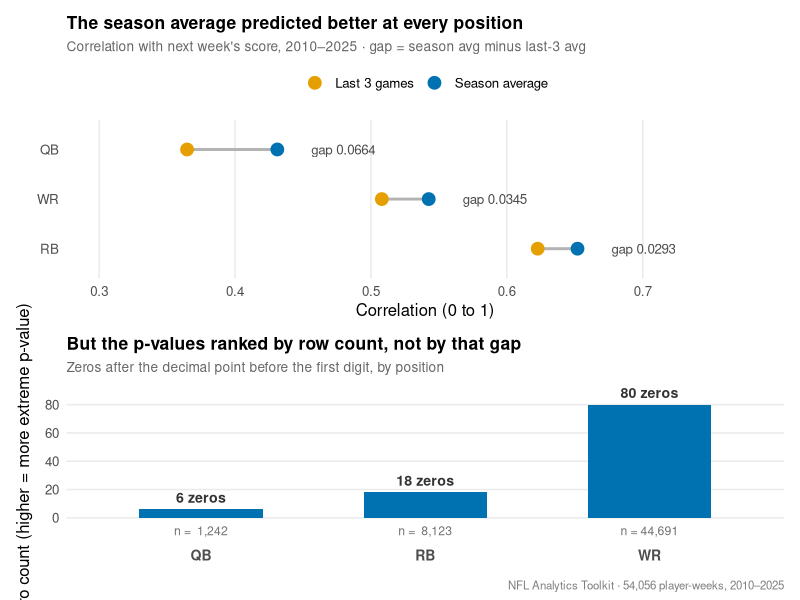

Write the R code that produced this figure.
################################################################################
# Statistics Series -- Post 22: p-values
# Two-panel visual: (1) the correlation gap by position, (2) the p-value
# magnitude (zero-count) by position with row count labeled, showing the
# p-value ordering tracks row count, not gap size.
#
# All numbers below are hardcoded from this session's verified console output
# (pull_stats_post22_pvalue_data.R). No re-simulation, no re-derivation from
# raw data. If the source pull is ever re-run, reconcile this block against
# the new output before touching anything downstream.
#
# Verified source values (Post 22 session):
#   r_roll3: QB 0.3647 | RB 0.6227 | WR 0.5080
#   r_std:   QB 0.4311 | RB 0.6520 | WR 0.5425
#   n_player_weeks: QB 1,242 | RB 8,123 | WR 44,691
#   p_value_raw: QB 8.695586e-07 | RB 3.157261e-19 | WR 1.407168e-81
#   zero count (digits after decimal before first significant digit):
#     QB 6 | RB 18 | WR 80
#
# Output: stats_posts/output/plots/stats_post22_pvalues.png (300 DPI)
################################################################################

library(dplyr)
library(tidyr)
library(ggplot2)
library(patchwork)
library(glue)
library(here)

# ------------------------------------------------------------------------------
# CONFIGURATION
# ------------------------------------------------------------------------------

OUTPUT_DIR <- here::here("stats_posts", "output", "plots")
OUTPUT_FILE <- file.path(OUTPUT_DIR, "stats_post22_pvalues.png")

COLOR_STD   <- "#0072B2"  # season-to-date average (Okabe-Ito blue)
COLOR_ROLL3 <- "#E69F00"  # rolling 3-game average (Okabe-Ito gold)
# Gold substituted for the roll3 series rather than red, consistent with
# Posts 16/17/20/21: neither predictor is "wrong" here, one simply tracked
# the outcome less closely. Series-wide red-vs-gold convention remains
# unresolved and is applied here per established recent-post practice.

# ------------------------------------------------------------------------------
# HARDCODED DATA (verified console output, Post 22 pull script)
# ------------------------------------------------------------------------------

gap_data <- tibble(
  position = c("Quarterback", "Running Back", "Receiver"),
  pos_short = factor(c("QB", "RB", "WR"), levels = c("QB", "RB", "WR")),
  r_roll3  = c(0.3647, 0.6227, 0.5080),
  r_std    = c(0.4311, 0.6520, 0.5425),
  n        = c(1242L, 8123L, 44691L)
) %>%
  mutate(gap = round(r_std - r_roll3, 4))

pval_data <- tibble(
  pos_short  = factor(c("QB", "RB", "WR"), levels = c("QB", "RB", "WR")),
  n          = c(1242L, 8123L, 44691L),
  zero_count = c(6L, 18L, 80L),
  p_raw      = c(8.695586e-07, 3.157261e-19, 1.407168e-81)
)

# ------------------------------------------------------------------------------
# PRE-BUILD ASSERTIONS
# ------------------------------------------------------------------------------

stopifnot(
  "gap_data must have exactly 3 rows (QB, RB, WR)" =
    nrow(gap_data) == 3,
  "pval_data must have exactly 3 rows (QB, RB, WR)" =
    nrow(pval_data) == 3,
  "All correlations must be in [0, 1]" =
    all(gap_data$r_roll3 >= 0 & gap_data$r_roll3 <= 1) &&
    all(gap_data$r_std   >= 0 & gap_data$r_std   <= 1),
  "gap column must equal r_std - r_roll3 exactly (to 4 dp)" =
    all(gap_data$gap == round(gap_data$r_std - gap_data$r_roll3, 4)),
  "QB must hold the widest gap of the three" =
    gap_data$gap[gap_data$pos_short == "QB"] == max(gap_data$gap),
  "RB must hold the narrowest gap of the three" =
    gap_data$gap[gap_data$pos_short == "RB"] == min(gap_data$gap),
  "QB must hold the smallest zero-count (least extreme p-value)" =
    pval_data$zero_count[pval_data$pos_short == "QB"] == min(pval_data$zero_count),
  "WR must hold the largest zero-count (most extreme p-value)" =
    pval_data$zero_count[pval_data$pos_short == "WR"] == max(pval_data$zero_count),
  "zero_count ordering must match n ordering exactly (the post's claim)" =
    identical(
      order(pval_data$n),
      order(pval_data$zero_count)
    ),
  "n values must match between gap_data and pval_data" =
    all(gap_data$n == pval_data$n[match(gap_data$pos_short, pval_data$pos_short)]),
  "No NA cells in either data frame" =
    sum(is.na(gap_data)) == 0 && sum(is.na(pval_data)) == 0
)

cat("Pre-build assertions passed: 10/10\n")

# ------------------------------------------------------------------------------
# PANEL 1: The correlation gap by position (dumbbell)
# ------------------------------------------------------------------------------

panel1_data <- gap_data %>%
  tidyr::pivot_longer(
    cols = c(r_roll3, r_std),
    names_to = "method",
    values_to = "r"
  ) %>%
  mutate(
    method_label = if_else(method == "r_std", "Season average", "Last 3 games"),
    method_label = factor(method_label, levels = c("Last 3 games", "Season average"))
  )

# Order positions by gap size, widest at top (ggplot draws bottom-to-top,
# so largest gap needs to be the LAST factor level to render at the top).
gap_order <- gap_data %>% arrange(gap) %>% pull(pos_short) %>% as.character()
panel1_data <- panel1_data %>%
  mutate(pos_short = factor(pos_short, levels = gap_order))
gap_data_ord <- gap_data %>%
  mutate(pos_short = factor(pos_short, levels = gap_order))

p1 <- ggplot() +
  geom_segment(
    data = gap_data_ord,
    aes(x = r_roll3, xend = r_std, y = pos_short, yend = pos_short),
    color = "gray70", linewidth = 1
  ) +
  geom_point(
    data = panel1_data,
    aes(x = r, y = pos_short, color = method_label),
    size = 4
  ) +
  geom_text(
    data = gap_data_ord,
    aes(x = pmax(r_roll3, r_std) + 0.025, y = pos_short,
        label = glue("gap {sprintf('%.4f', gap)}")),
    hjust = 0, size = 3.4, color = "gray30"
  ) +
  scale_color_manual(values = c("Last 3 games" = COLOR_ROLL3,
                                "Season average" = COLOR_STD)) +
  scale_x_continuous(limits = c(0.30, 0.78), breaks = seq(0.3, 0.7, 0.1)) +
  scale_y_discrete(expand = expansion(add = c(0.6, 0.6))) +
  labs(
    title = "The season average predicted better at every position",
    subtitle = "Correlation with next week's score, 2010\u20132025 \u00b7 gap = season avg minus last-3 avg",
    x = "Correlation (0 to 1)",
    y = NULL,
    color = NULL
  ) +
  theme_minimal(base_size = 12) +
  theme(
    legend.position = "top",
    panel.grid.minor = element_blank(),
    panel.grid.major.y = element_blank(),
    plot.title = element_text(face = "bold", size = rel(1.05)),
    plot.subtitle = element_text(color = "gray40", size = rel(0.82))
  )

# ------------------------------------------------------------------------------
# PANEL 2: The p-value magnitude (zero count) by position, n labeled
# ------------------------------------------------------------------------------

# Keep QB / RB / WR in the SAME left-to-right order as Panel 1's row order
# reversed to a natural x-axis reading order (QB, RB, WR), so the reader can
# see the gap ranking (Panel 1) does not predict the zero-count ranking here.
pval_data_ord <- pval_data %>%
  mutate(pos_short = factor(pos_short, levels = c("QB", "RB", "WR")))

p2 <- ggplot(pval_data_ord, aes(x = pos_short, y = zero_count)) +
  geom_col(fill = COLOR_STD, width = 0.55) +
  geom_text(
    aes(label = glue("{zero_count} zeros")),
    vjust = -0.6, size = 3.6, fontface = "bold", color = "gray20"
  ) +
  geom_text(
    aes(y = -6, label = glue("n = {format(n, big.mark = ',')}")),
    vjust = 1, size = 3.1, color = "gray45"
  ) +
  scale_y_continuous(
    limits = c(-12, 90),
    breaks = c(0, 20, 40, 60, 80)
  ) +
  labs(
    title = "But the p-values ranked by row count, not by that gap",
    subtitle = "Zeros after the decimal point before the first digit, by position",
    x = NULL,
    y = "Zero count (higher = more extreme p-value)"
  ) +
  theme_minimal(base_size = 12) +
  theme(
    panel.grid.minor = element_blank(),
    panel.grid.major.x = element_blank(),
    plot.title = element_text(face = "bold", size = rel(1.05)),
    plot.subtitle = element_text(color = "gray40", size = rel(0.82)),
    axis.text.x = element_text(face = "bold", size = rel(1.05))
  )

# ------------------------------------------------------------------------------
# COMBINE AND EXPORT
# ------------------------------------------------------------------------------

combined <- (p1 / p2) +
  plot_annotation(
    caption = "NFL Analytics Toolkit \u00b7 54,056 player-weeks, 2010\u20132025"
  ) &
  theme(plot.caption = element_text(color = "gray50", size = rel(0.75)))

if (!dir.exists(OUTPUT_DIR)) dir.create(OUTPUT_DIR, recursive = TRUE)

ggsave(
  filename = OUTPUT_FILE,
  plot     = combined,
  width    = 8,
  height   = 8.5,
  dpi      = 300
)

# ------------------------------------------------------------------------------
# CONSOLE SUMMARY
# ------------------------------------------------------------------------------

cat("\n")
cat(strrep("=", 60), "\n")
cat("POST 22 VISUAL BUILD COMPLETE\n")
cat(strrep("=", 60), "\n")
cat(glue("Saved: {OUTPUT_FILE}"), "\n")
cat("Panel 1: correlation gap by position (dumbbell), ordered by gap size\n")
cat("Panel 2: p-value zero-count by position, n labeled beneath each bar\n\n")
cat("Reconciliation:\n")
print(gap_data %>% select(pos_short, r_roll3, r_std, gap, n))
print(pval_data %>% select(pos_short, n, zero_count))
cat("\nKey check: zero-count order (QB<RB<WR) matches n order (QB<RB<WR).\n")
cat("Gap order is QB>WR>RB -- does NOT match. That mismatch is the post.\n")
